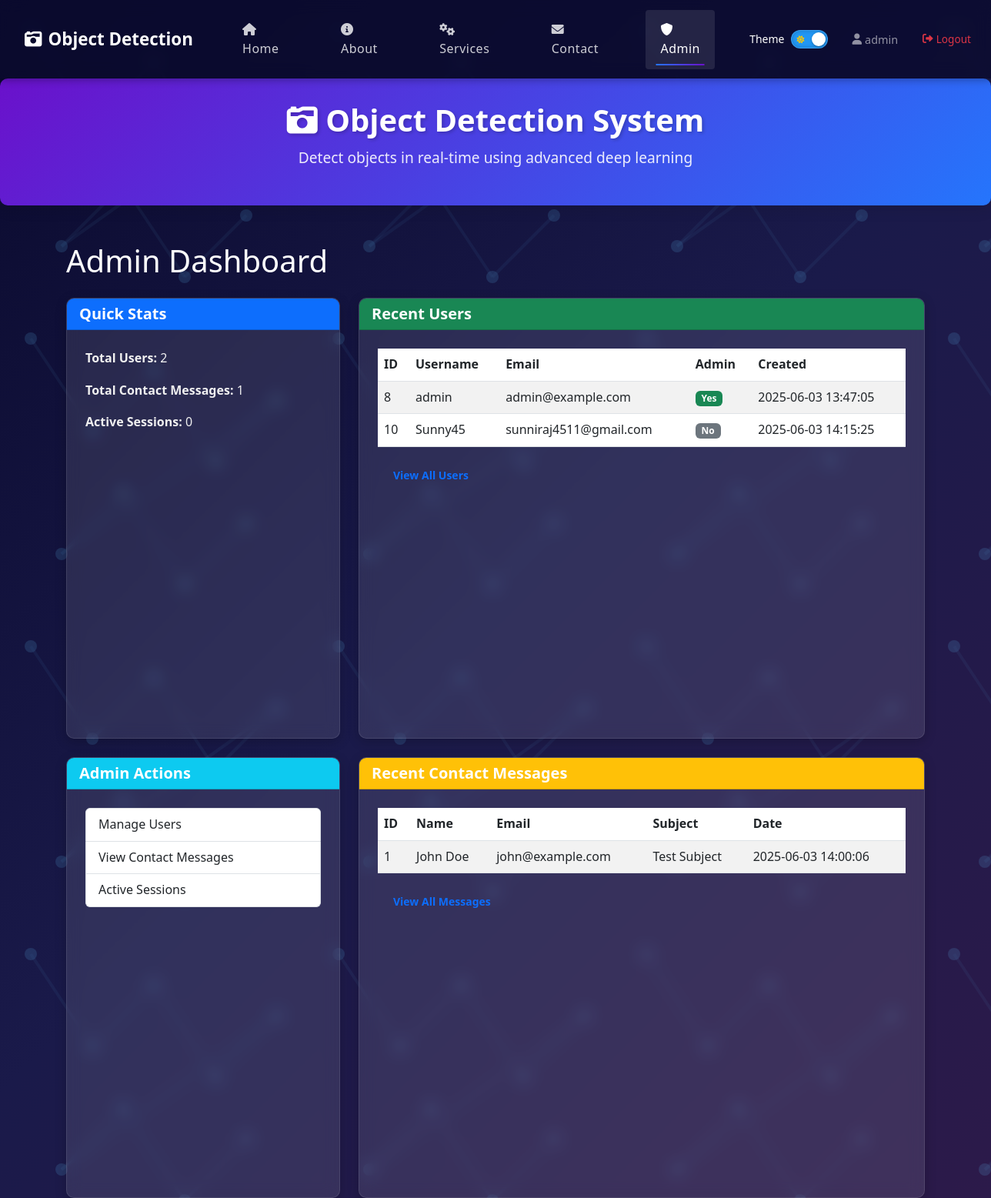
The page /admin (signed in) on the database its author committed.
### tables this page shows
CREATE TABLE users (
        id INTEGER PRIMARY KEY AUTOINCREMENT,
        username TEXT UNIQUE NOT NULL,
        email TEXT UNIQUE NOT NULL,
        password_hash TEXT NOT NULL,
        created_at TIMESTAMP DEFAULT CURRENT_TIMESTAMP
    , is_admin INTEGER DEFAULT 0);

CREATE TABLE contacts (
        id INTEGER PRIMARY KEY AUTOINCREMENT,
        name TEXT NOT NULL,
        email TEXT NOT NULL,
        subject TEXT NOT NULL,
        message TEXT NOT NULL,
        created_at TIMESTAMP DEFAULT CURRENT_TIMESTAMP
    );

### Application.py (the view)
@app.route('/admin')
@login_required
@admin_required
def admin_dashboard():
    conn = get_db_connection()
    users = conn.execute('SELECT id, username, email, is_admin, created_at FROM users').fetchall()
    conn.close()
    messages = ContactMessage.get_all()
    active_sessions = get_active_sessions()
    return render_template('admin_dashboard.html', users=users, messages=messages, active_sessions=active_sessions)

### Application.py (called while the page is built)
@login_manager.user_loader
def load_user(user_id):
    return User.get(user_id)

def admin_required(f):
    @wraps(f)
    def decorated_function(*args, **kwargs):
        if not current_user.is_authenticated or not current_user.is_admin:
            flash('You need admin privileges to access this page.', 'danger')
            return redirect(url_for('index'))
        return f(*args, **kwargs)
    return decorated_function

### models.py (called while the page is built)
def get_db_connection():
    conn = sqlite3.connect('database.db')
    conn.row_factory = sqlite3.Row
    return conn

def get_active_sessions():
    return []

    @staticmethod
    def get(user_id):
        conn = get_db_connection()
        user = conn.execute('SELECT * FROM users WHERE id = ?', (user_id,)).fetchone()
        conn.close()
        if not user:
            return None
        try:
            is_admin = bool(user['is_admin'])
        except (IndexError, KeyError):
            is_admin = False
        return User(
            id=user['id'],
            username=user['username'],
            email=user['email'],
            password_hash=user['password_hash'],
            is_admin=is_admin
        )

    @staticmethod
    def get_all():
        conn = get_db_connection()
        messages = conn.execute('SELECT * FROM contacts ORDER BY created_at DESC').fetchall()
        conn.close()
        return [ContactMessage(
            id=message['id'],
            name=message['name'],
            email=message['email'],
            subject=message['subject'],
            message=message['message'],
            created_at=message['created_at']
        ) for message in messages]

### templates/admin_dashboard.html (shortened to what this page needs)
{% extends 'base.html' %}
{% block content %}
<div class="container mt-5">
    <h1 class="mb-4">Admin Dashboard</h1>
    <div class="row">
        <div class="col-md-4">
            <div class="card mb-4">
                <div class="card-header bg-primary text-white">
                    <h5 class="card-title mb-0">Quick Stats</h5>
                </div>
                <div class="card-body">
                    <p><strong>Total Users:</strong> {{ users|length }}</p>
                    <p><strong>Total Contact Messages:</strong> {{ messages|length }}</p>
                    <p><strong>Active Sessions:</strong> {{ active_sessions|length }}</p>
                </div>
            </div>
            <div class="card">
                <div class="card-header bg-info text-white">
                    <h5 class="card-title mb-0">Admin Actions</h5>
                </div>
                <div class="card-body">
                    <div class="list-group">
                        <a href="{{ url_for('admin_users') }}" class="list-group-item list-group-item-action">Manage Users</a>
                        <a href="{{ url_for('admin_contacts') }}" class="list-group-item list-group-item-action">View Contact Messages</a>
                        <a href="{{ url_for('admin_sessions') }}" class="list-group-item list-group-item-action">Active Sessions</a>
                    </div>
                </div>
            </div>
        </div>
        <div class="col-md-8">
            <div class="card mb-4">
                <div class="card-header bg-success text-white">
                    <h5 class="card-title mb-0">Recent Users</h5>
                </div>
                <div class="card-body">
                    <div class="table-responsive">
                        <table class="table table-striped">
                            <thead>
                                <tr>
                                    <th>ID</th>
                                    <th>Username</th>
                                    <th>Email</th>
                                    <th>Admin</th>
                                    <th>Created</th>
                                </tr>
                            </thead>
                            <tbody>
                                {% for user in users[:5] %}
                                <tr>
                                    <td>{{ user.id }}</td>
                                    <td>{{ user.username }}</td>
                                    <td>{{ user.email }}</td>
                                    <td>
                                        {% if user.is_admin %}
                                        <span class="badge bg-success">Yes</span>
                                        {% else %}
                                        <span class="badge bg-secondary">No</span>
                                        {% endif %}
                                    </td>
                                    <td>{{ user.created_at }}</td>
                                </tr>
                                {% endfor %}
                            </tbody>
                        </table>
                    </div>
                    <a href="{{ url_for('admin_users') }}" class="btn btn-outline-primary btn-sm">View All Users</a>
                </div>
            </div>
            <div class="card">
                <div class="card-header bg-warning text-dark">
                    <h5 class="card-title mb-0">Recent Contact Messages</h5>
                </div>
                <div class="card-body">
                    <div class="table-responsive">
                        <table class="table table-striped">
                            <thead>
                                <tr>
                                    <th>ID</th>
                                    <th>Name</th>
                                    <th>Email</th>
                                    <th>Subject</th>
                                    <th>Date</th>
                                </tr>
                            </thead>
                            <tbody>
                                {% for message in messages[:5] %}
                                <tr>
                                    <td>{{ message.id }}</td>
                                    <td>{{ message.name }}</td>
                                    <td>{{ message.email }}</td>
                                    <td>{{ message.subject }}</td>
                                    <td>{{ message.created_at }}</td>
                                </tr>
                                {% endfor %}
                            </tbody>
                        </table>
                    </div>
                    <a href="{{ url_for('admin_contacts') }}" class="btn btn-outline-primary btn-sm">View All Messages</a>
                </div>
            </div>
        </div>
    </div>
</div>
{% endblock %}

### templates/base.html (shortened to what this page needs)
<!DOCTYPE html>
<html lang="en">
<head>
    <link href="https://cdn.jsdelivr.net/npm/bootstrap@5.3.0/dist/css/bootstrap.min.css" rel="stylesheet">
    <link rel="stylesheet" href="https://cdnjs.cloudflare.com/ajax/libs/font-awesome/6.0.0/css/all.min.css">
    <link rel="stylesheet" href="{{ url_for('static', filename='css/style.css') }}">
</head>
<body>
    <nav class="navbar navbar-expand-lg navbar-dark bg-dark sticky-top">
        <div class="container-fluid d-flex align-items-center">
            <a class="navbar-brand d-flex align-items-center" href="{{ url_for('index') }}">
                <i class="fas fa-camera-retro me-2"></i> <span class="d-none d-sm-inline">Object Detection</span>
            </a>
            <div class="collapse navbar-collapse" id="navbarNav">
                <ul class="navbar-nav justify-content-end">
                    <li class="nav-item px-2 px-md-3">
                        <a class="nav-link {% if request.path == url_for('index') %}active{% endif %}"
                           href="{{ url_for('index') }}">
                            <i class="fas fa-home me-1"></i> Home
                        </a>
                    </li>
                    <li class="nav-item px-2 px-md-3">
                        <a class="nav-link {% if request.path == url_for('about') %}active{% endif %}"
                           href="{{ url_for('about') }}">
                            <i class="fas fa-info-circle me-1"></i> About
                        </a>
                    </li>
                    <li class="nav-item px-2 px-md-3">
                        <a class="nav-link {% if request.path == url_for('services') %}active{% endif %}"
                           href="{{ url_for('services') }}">
                            <i class="fas fa-cogs me-1"></i> Services
                        </a>
                    </li>
                    <li class="nav-item px-2 px-md-3">
                        <a class="nav-link {% if request.path == url_for('contact') %}active{% endif %}"
                           href="{{ url_for('contact') }}">
                            <i class="fas fa-envelope me-1"></i> Contact
                        </a>
                    </li>
                    {% if current_user.is_authenticated and current_user.is_admin %}
                    <li class="nav-item px-2 px-md-3">
                        <a class="nav-link {% if '/admin' in request.path %}active{% endif %}"
                           href="{{ url_for('admin_dashboard') }}">
                            <i class="fas fa-shield-alt me-1"></i> Admin
                        </a>
                    </li>
                    {% endif %}
                </ul>
                <ul class="navbar-nav ms-auto d-flex flex-row align-items-center">
                    <li class="nav-item me-3 d-flex align-items-center">
                        <div class="theme-switch-wrapper d-flex align-items-center">
                            <span class="me-2 d-none d-md-inline small">Theme</span>
                            <label class="theme-switch mb-0" for="checkbox">
                                <div class="slider round">
                                    <i class="fas fa-sun"></i>
                                    <i class="fas fa-moon"></i>
                                </div>
                            </label>
                        </div>
                    </li>
                    {% if current_user.is_authenticated %}
                    <li class="nav-item d-none d-md-flex align-items-center me-2">
                        <span class="navbar-text">
                            <i class="fas fa-user me-1"></i> {{ current_user.username }}
                        </span>
                    </li>
                    <li class="nav-item d-flex align-items-center">
                        <a href="{{ url_for('logout') }}" class="btn btn-outline-danger btn-sm d-flex align-items-center">
                            <i class="fas fa-sign-out-alt"></i> <span class="d-none d-md-inline">Logout</span>
                        </a>
                    </li>
                    {% endif %}
                </ul>
            </div>
        </div>
    </nav>
    <div class="main-container container-fluid px-0">
        <div class="header w-100">
            <h1><i class="fas fa-camera-retro"></i> Object Detection System</h1>
            <p>Detect objects in real-time using advanced deep learning</p>
        </div>
        {% block content %}{% endblock %}
    </div>
</body>
</html>

### rows shown on the page
users: username "admin", id "8", email "admin@example.com", is_admin "Yes", created_at "2025-06-03 13:47:05"
users: id "10", username "Sunny45", email "sunniraj4511@gmail.com", is_admin "No", created_at "2025-06-03 14:15:25"
contacts: id "1", name "John Doe", email "john@example.com", subject "Test Subject", created_at "2025-06-03 14:00:06"

### other values the page prints
{{ users|length }} "2"
{{ messages|length }} "1"
{{ active_sessions|length }} "0"
